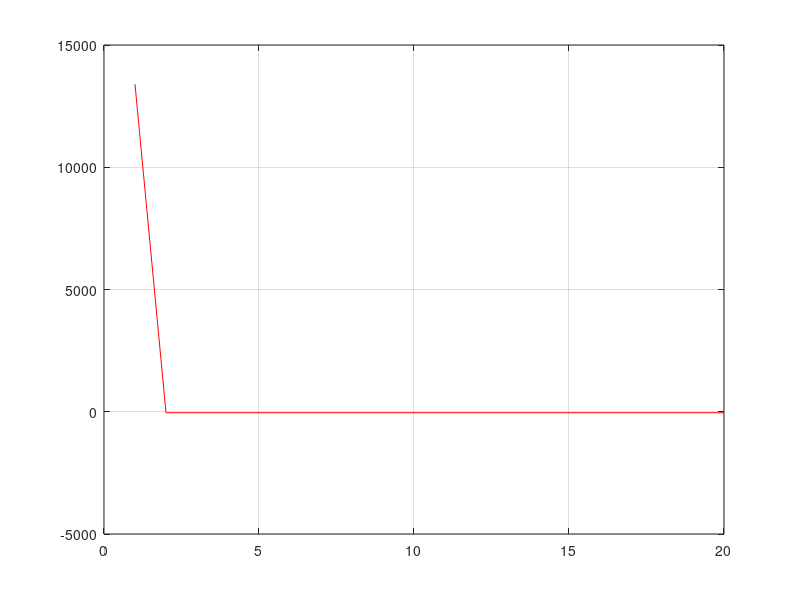

This figure's MATLAB source:
clear all

m = 68.1;
v = 40;
g = 9.8;
t = 10;
epsi_adm = 0.00005;

c = 0:1:20; 
l = length(c);
f = m*g.*c.^(-l).*(l-exp(-(c/m)*t))-v;

plot(c, f, 'r')
grid

for i = 1:(l-1),
    if f(i)*f(i + 1) <= 0,
        a = c(i);
        b = c(i + 1);
    end
end

c_nou = (a+b) / 2;

epsi = abs((a-b)/a)*100;
N = 0;
while epsi > epsi_adm,
    fa = m*g.*a.^(-l).*(1-exp(-a/m*t))-v;
    fc_nou=m*g.*c_nou.^(-l).*(1-exp(-c_nou/m*t))-v;
    ff = fa * fc_nou;

    if ff < 0,
        b = c_nou;
    else
        a = c_nou;
    end
        N = N+1;
        c_old = c_nou;
        c_nou = (a+b)/2;
    epsi = abs((c_nou - c_old)/c_nou)*100;
end

disp('Bisection Method: x0 eroarea*e5    N')
disp('-----------------------------------')
[c_nou epsi*1e5 N]